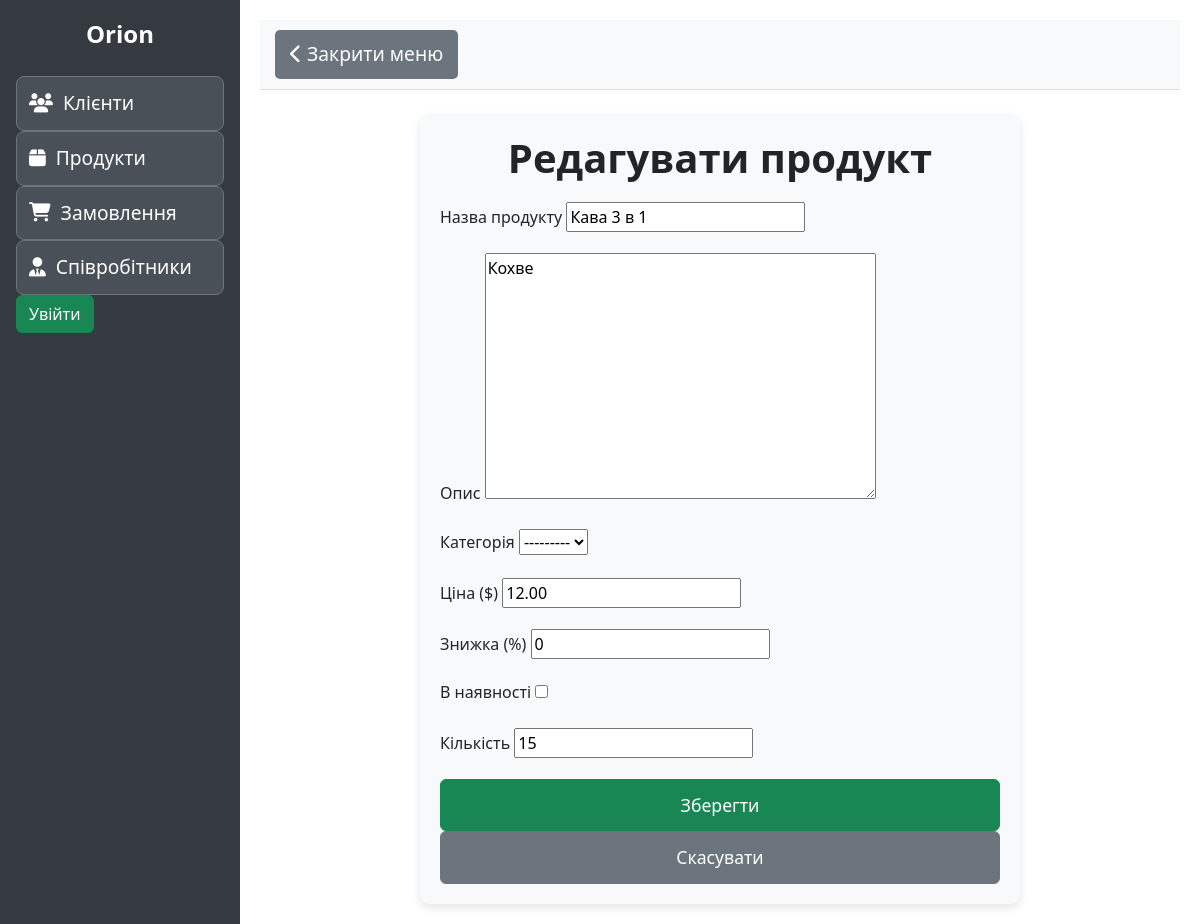
The app's page /products/1/update/, older data.
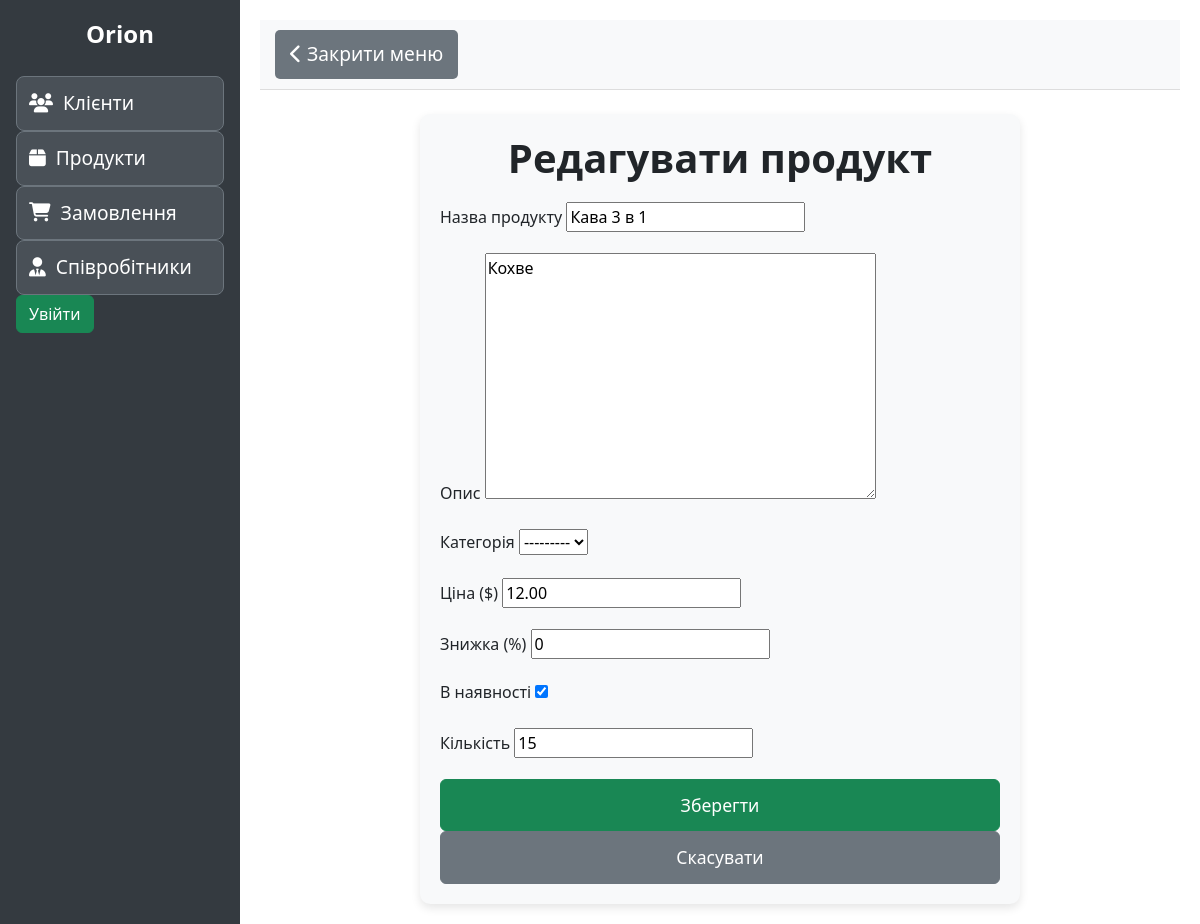
The same page, newer data.
### products/models.py (models this page shows, shortened)
class Product(models.Model):
    name = models.CharField(max_length=100, verbose_name="Назва продукту")
    description = models.TextField(blank=True, verbose_name="Опис")
    price = models.DecimalField(max_digits=10, decimal_places=2, verbose_name="Ціна")
    discount = models.PositiveIntegerField(default=0, verbose_name="Знижка (%)")
    quantity = models.PositiveIntegerField(default=0, verbose_name="Кількість")
    in_stock = models.BooleanField(default=True, verbose_name="В наявності")
    category = models.ForeignKey(Category, on_delete=models.SET_NULL, null=True, blank=True, verbose_name="Категорія")
    class Meta:
        ordering = ['name']

### products/views.py (the view)
# urls.py: path('<int:pk>/update/', ProductUpdateView.as_view(), name='product-update'),
class ProductUpdateView(UpdateView):
    model = Product
    form_class = ProductForm
    template_name = 'products/product_form.html'
    success_url = reverse_lazy('product-list')

### products/forms.py (shortened to what this page needs)
class ProductForm(forms.ModelForm):
    class Meta:
        model = Product
        fields = ['name', 'description', 'category', 'price', 'discount', 'quantity', 'in_stock']

### products/templates/products/product_form.html (shortened to what this page needs)
{% extends 'base.html' %}
{% block content %}
<div class="container mt-4">
  <div class="form-container">
    <h1>{% if object %}Редагувати продукт{% else %}Додати продукт{% endif %}</h1>
    <form method="post">
      <div class="mb-3">
        <label for="id_name" class="form-label">Назва продукту</label>
        {{ form.name }}
      </div>
      <div class="mb-3">
        <label for="id_description" class="form-label">Опис</label>
        {{ form.description }}
      </div>
      <div class="mb-3">
        <label for="id_category" class="form-label">Категорія</label>
        {{ form.category }}
      </div>
      <div class="mb-3">
        <label for="id_price" class="form-label">Ціна ($)</label>
        {{ form.price }}
      </div>
      <div class="mb-3">
        <label for="id_discount" class="form-label">Знижка (%)</label>
        {{ form.discount }}
      </div>
      <div class="mb-3">
        <label for="id_in_stock" class="form-label">В наявності</label>
        {{ form.in_stock }}
      </div>
      <div class="mb-3">
        <label for="id_quantity" class="form-label">Кількість</label>
        {{ form.quantity }}
      </div>
      <button type="submit" class="btn btn-success btn-custom">Зберегти</button>
      <a href="{% url 'product-list' %}" class="btn btn-secondary btn-custom">Скасувати</a>
    </form>
  </div>
</div>
{% endblock %}

Row changes from the older to the newer data that the page shows:
changed Product "Кава 3 в 1": in_stock "☐" → "☑"
